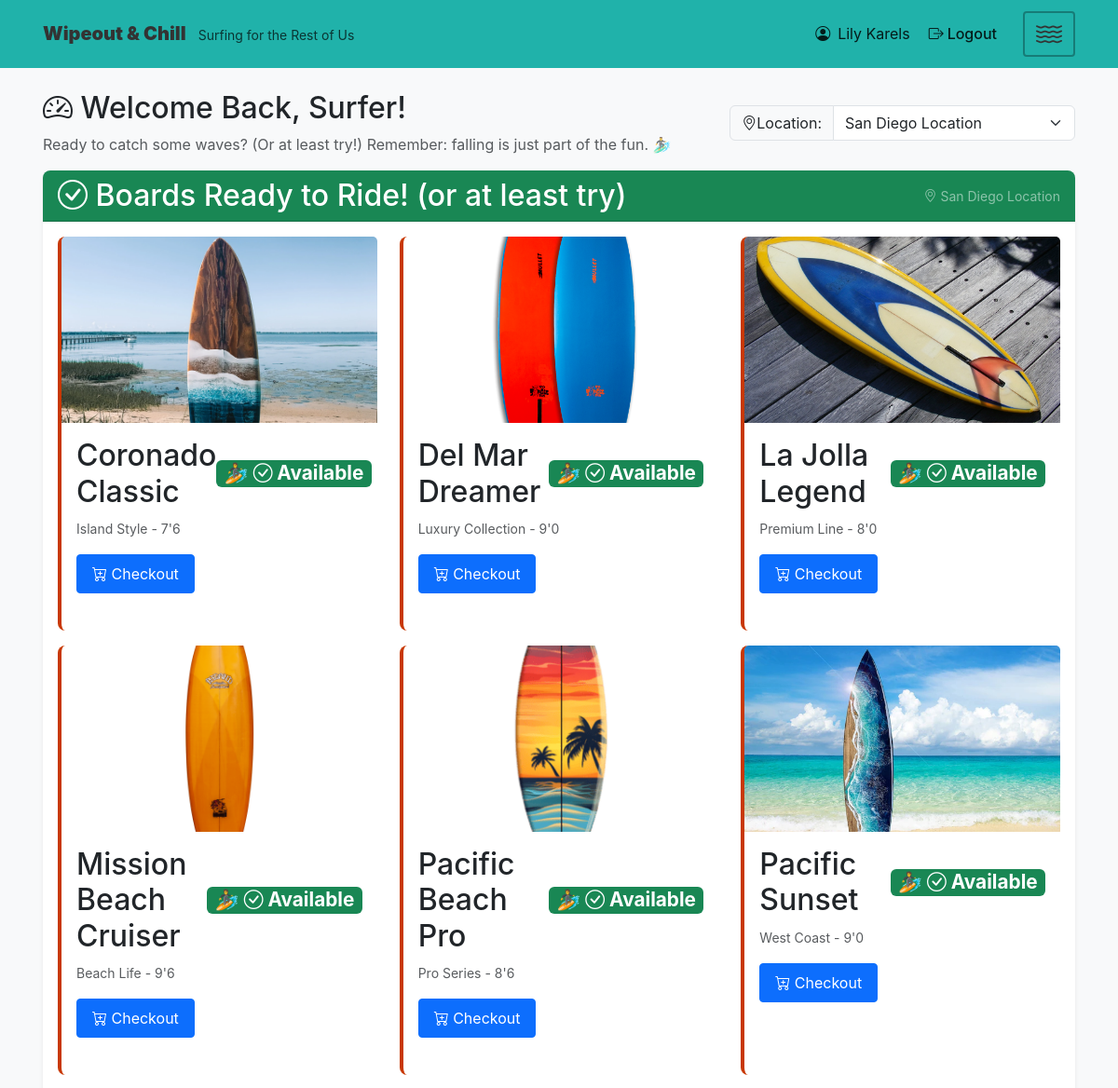
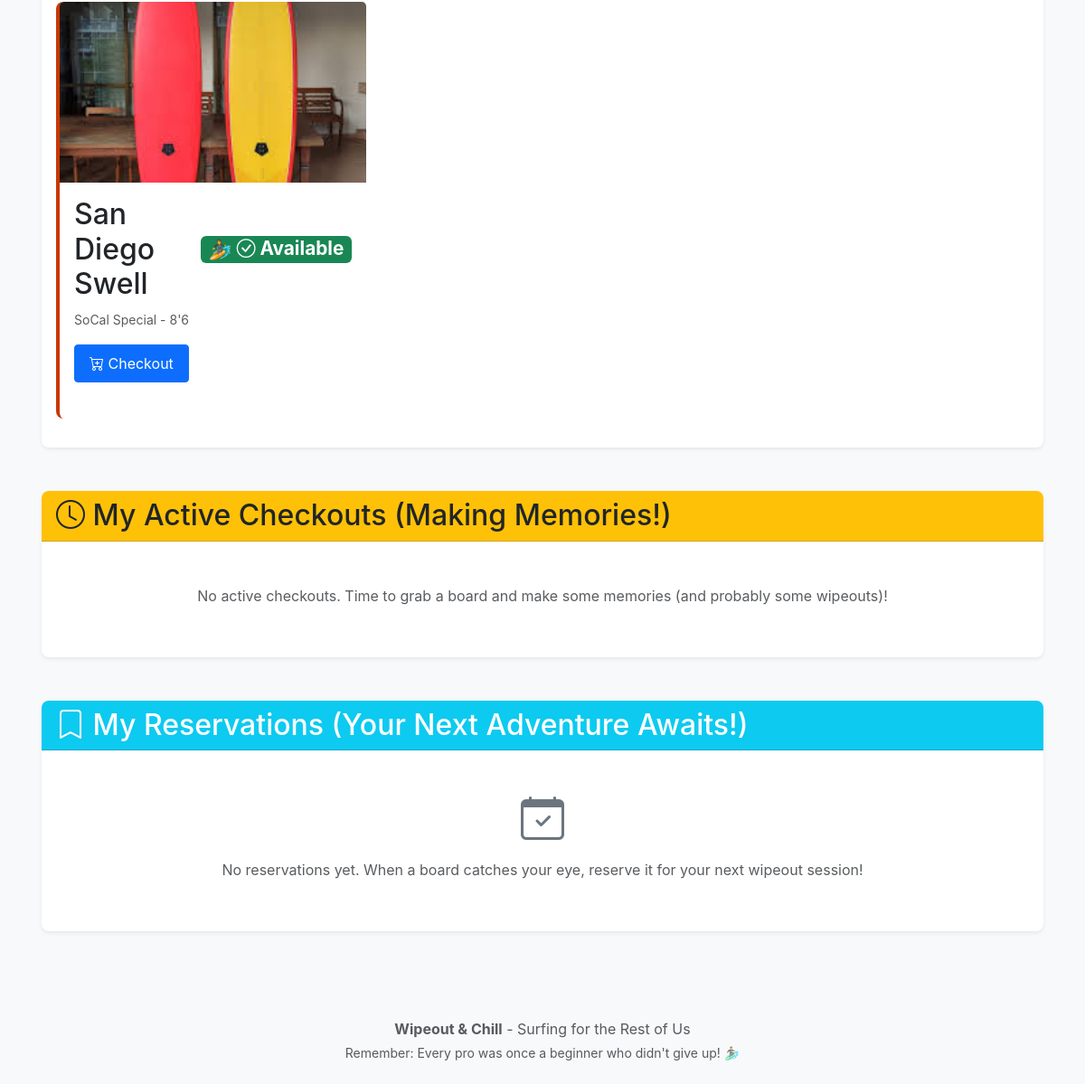
Screenshot of /dashboard (signed in) with the database file from the repository (2 pictures, top to bottom).
### models/user.py (models this page shows, shortened)
class User(db.Model, UserMixin):
    __tablename__ = 'users'
    id = db.Column(db.String(36), primary_key=True, default=lambda: str(uuid.uuid4()))
    email = db.Column(db.String(255), unique=True, nullable=False)
    full_name = db.Column(db.String(255), nullable=False)
    password_hash = db.Column(db.String(255), nullable=False)  # Password hash for authentication
    location_id = db.Column(db.String(36), db.ForeignKey('locations.id', ondelete='SET NULL'), nullable=True)
    role = db.Column(db.String(50), default='user', nullable=False)
    created_at = db.Column(db.DateTime, default=datetime.utcnow, nullable=False)
    updated_at = db.Column(db.DateTime, default=datetime.utcnow, onupdate=datetime.utcnow, nullable=False)
    @classmethod
    def find_by_id(cls, user_id):
        return cls.query.get(user_id)
    def is_admin(self):
        from utils.constants import USER_ROLE_ADMIN
        return self.role == USER_ROLE_ADMIN

### models/location.py (models this page shows, shortened)
class Location(db.Model):
    __tablename__ = 'locations'
    id = db.Column(db.String(36), primary_key=True, default=lambda: str(uuid.uuid4()))
    name = db.Column(db.String(255), nullable=False)
    timezone = db.Column(db.String(100), default='America/Los_Angeles', nullable=False)
    address = db.Column(db.Text, nullable=True)
    created_at = db.Column(db.DateTime, default=datetime.utcnow, nullable=False)
    updated_at = db.Column(db.DateTime, default=datetime.utcnow, onupdate=datetime.utcnow, nullable=False)
    @classmethod
    def find_all(cls):
        return cls.query.all()
    @classmethod
    def find_by_id(cls, location_id):
        return cls.query.get(location_id)

### models/board.py (models this page shows, shortened)
class Board(db.Model):
    __tablename__ = 'boards'
    STATUS_AVAILABLE = BOARD_STATUS_AVAILABLE
    STATUS_CHECKED_OUT = BOARD_STATUS_CHECKED_OUT
    STATUS_DAMAGED = BOARD_STATUS_DAMAGED
    STATUS_IN_REPAIR = BOARD_STATUS_IN_REPAIR
    STATUS_REPLACED = BOARD_STATUS_REPLACED
    CONDITION_EXCELLENT = BOARD_CONDITION_EXCELLENT
    CONDITION_GOOD = BOARD_CONDITION_GOOD
    CONDITION_FAIR = BOARD_CONDITION_FAIR
    id = db.Column(db.String(36), primary_key=True, default=lambda: str(uuid.uuid4()))
    location_id = db.Column(db.String(36), db.ForeignKey('locations.id', ondelete='CASCADE'), nullable=False)
    name = db.Column(db.String(255), nullable=False)
    brand = db.Column(db.String(100), nullable=True)
    size = db.Column(db.String(50), nullable=True)
    image_url = db.Column(db.String(500), nullable=True)  # URL to surfboard image
    status = db.Column(db.String(50), default=BOARD_STATUS_AVAILABLE, nullable=False)
    condition = db.Column(db.String(50), default=BOARD_CONDITION_GOOD, nullable=True)
    created_at = db.Column(db.DateTime, default=datetime.utcnow, nullable=False)
    updated_at = db.Column(db.DateTime, default=datetime.utcnow, onupdate=datetime.utcnow, nullable=False)
    @classmethod
    def find_available(cls, location_id):
        return cls.query.filter_by(location_id=location_id, status=cls.STATUS_AVAILABLE).order_by(cls.name).all()

### routes/user_routes.py (the view)
@user_routes.route('/dashboard')
@login_required
def dashboard():
    location_id = get_selected_location_id()
    if not location_id:
        all_locations = Location.find_all()
        if all_locations:
            location_id = all_locations[0].id
            session['selected_location_id'] = location_id
    all_locations = Location.find_all()
    available_boards = Board.find_available(location_id) if location_id else []
    active_checkouts = Checkout.find_active_by_user(current_user.id)
    reservations = Reservation.find_by_user(current_user.id)
    current_location = Location.find_by_id(location_id) if location_id else None
    return render_template('user/dashboard.html',
                         available_boards=available_boards,
                         active_checkouts=active_checkouts,
                         reservations=reservations,
                         all_locations=all_locations,
                         current_location=current_location,
                         selected_location_id=location_id)

### templates/user/dashboard.html (shortened to what this page needs)
{% extends "base.html" %}
{% block content %}
<div class="row">
    <div class="col-12">
        <div class="d-flex justify-content-between align-items-center mb-3">
            <div>
                <h1 class="mb-2">
                    <i class="bi bi-speedometer2"></i> Welcome Back, Surfer!
                </h1>
                <p class="text-muted mb-0">Ready to catch some waves? (Or at least try!) Remember: falling is just part of the fun. 🏄‍♂️</p>
            </div>
            <div>
                <form method="POST" action="{{ url_for('user_routes.switch_location') }}" class="d-inline">
                    <div class="input-group">
                        <label class="input-group-text" for="locationSelect">
                            <i class="bi bi-geo-alt"></i> Location:
                        </label>
                        <select name="location_id" id="locationSelect" class="form-select" onchange="this.form.submit()">
                            {% for location in all_locations %}
                            <option value="{{ location.id }}" {% if location.id == selected_location_id %}selected{% endif %}>
                                {{ location.name }}
                            </option>
                            {% endfor %}
                        </select>
                    </div>
                </form>
            </div>
        </div>
    </div>
</div>
<div class="row mb-4">
    <div class="col-12">
        <div class="card shadow-sm">
            <div class="card-header bg-success text-white d-flex justify-content-between align-items-center">
                <h5 class="mb-0"><i class="bi bi-check-circle"></i> Boards Ready to Ride! (or at least try)</h5>
                {% if current_location %}
                <small class="text-white-50">
                    <i class="bi bi-geo-alt"></i> {{ current_location.name }}
                </small>
                {% endif %}
            </div>
            <div class="card-body">
                {% if available_boards %}
                <div class="row" id="availableBoards">
                    {% for board in available_boards %}
                    <div class="col-md-4 mb-3" data-board-id="{{ board.id }}" data-status="{{ board.status }}">
                        <div class="card h-100 board-card">
                            {% if board.image_url %}
                                {% if 'http' in board.image_url[:4] %}
                                    <img src="{{ board.image_url }}"
                                         class="card-img-top"
                                         alt="{{ board.name }}"
                                         style="height: 200px; object-fit: cover;"
                                         onerror="this.onerror=null; this.src='{{ url_for('static', filename='img/surfboard_1.webp') }}';">
                                {% else %}
                                    <img src="{{ url_for('static', filename=board.image_url) }}"
                                         class="card-img-top"
                                         alt="{{ board.name }}"
                                         style="height: 200px; object-fit: cover;"
                                         onerror="this.onerror=null; this.src='{{ url_for('static', filename='img/surfboard_1.webp') }}';">
                                {% endif %}
                            {% else %}
                                <img src="{{ url_for('static', filename='img/surfboard_1.webp') }}"
                                     class="card-img-top"
                                     alt="{{ board.name }}"
                                     style="height: 200px; object-fit: cover;">
                            {% endif %}
                            <div class="card-body">
                                <h5 class="card-title d-flex justify-content-between align-items-center">
                                    <span>{{ board.name }}</span>
                                    <span class="badge bg-success" style="font-size: 0.65em; padding: 0.2em 0.4em;">
                                        <i class="bi bi-check-circle"></i> Available
                                    </span>
                                </h5>
                                <p class="card-text">
                                    <small class="text-muted">
                                        {% if board.brand %}{{ board.brand }} - {% endif %}
                                        {% if board.size %}{{ board.size }}{% endif %}
                                    </small>
                                </p>
                                <button class="btn btn-primary btn-sm checkout-btn" data-board-id="{{ board.id }}">
                                    <i class="bi bi-cart-plus"></i> Checkout
                                </button>
                            </div>
                        </div>
                    </div>
                    {% endfor %}
                </div>
                {% else %}
                <div class="text-center py-4">
                    <i class="bi bi-emoji-frown" style="font-size: 3rem;"></i>
                    <p class="text-muted mt-2">No boards available right now. But don't worry - more waves (and boards) are coming!</p>
                </div>
                {% endif %}
            </div>
        </div>
    </div>
</div>
<div class="row mb-4">
    <div class="col-12">
        <div class="card shadow-sm">
            <div class="card-header bg-warning text-dark">
                <h5 class="mb-0"><i class="bi bi-clock"></i> My Active Checkouts (Making Memories!)</h5>
            </div>
            <div class="card-body">
                {% if active_checkouts %}
                <div class="table-responsive">
                    <table class="table">
                        <thead>
                            <tr>
                                <th>Board</th>
                                <th>Checkout Time</th>
                                <th>Expected Return</th>
                                <th>Actions</th>
                            </tr>
                        </thead>
                        <tbody>
                            {% for checkout in active_checkouts %}
                            <tr>
                                <td>{{ checkout.board_id }}</td>
                                <td>{{ checkout.checkout_time }}</td>
                                <td>{{ checkout.expected_return_time }}</td>
                                <td>
                                    <button class="btn btn-sm btn-success return-btn" data-checkout-id="{{ checkout.id }}">
                                        <i class="bi bi-arrow-return-left"></i> Return
                                    </button>
                                </td>
                            </tr>
                            {% endfor %}
                        </tbody>
                    </table>
                </div>
                {% else %}
                <div class="text-center py-4">
                    <p class="text-muted mt-2">No active checkouts. Time to grab a board and make some memories (and probably some wipeouts)!</p>
                </div>
                {% endif %}
            </div>
        </div>
    </div>
</div>
<div class="row">
    <div class="col-12">
        <div class="card shadow-sm">
            <div class="card-header bg-info text-white">
                <h5 class="mb-0"><i class="bi bi-bookmark"></i> My Reservations (Your Next Adventure Awaits!)</h5>
            </div>
            <div class="card-body">
                {% if reservations %}
                <div class="list-group">
                    {% for reservation in reservations %}
                    <div class="list-group-item">
                        <div class="d-flex w-100 justify-content-between">
                            <h6 class="mb-1">Board Reservation</h6>
                            <span class="badge bg-info">{{ reservation.status }}</span>
                        </div>
                        <p class="mb-1">Unlock Time: {{ reservation.unlock_time }}</p>
                        {% if reservation.status == 'available' %}
                        <button class="btn btn-sm btn-primary fulfill-btn" data-reservation-id="{{ reservation.id }}">
                            <i class="bi bi-check-circle"></i> Fulfill Reservation
                        </button>
                        {% endif %}
                    </div>
                    {% endfor %}
                </div>
                {% else %}
                <div class="text-center py-4">
                    <i class="bi bi-calendar-check" style="font-size: 3rem; color: #6c757d;"></i>
                    <p class="text-muted mt-2">No reservations yet. When a board catches your eye, reserve it for your next wipeout session!</p>
                </div>
                {% endif %}
            </div>
        </div>
    </div>
</div>
{% endblock %}

### templates/base.html (shortened to what this page needs)
<!DOCTYPE html>
<html lang="en">
<head>
    <link href="https://cdn.jsdelivr.net/npm/bootstrap@5.3.2/dist/css/bootstrap.min.css" rel="stylesheet">
    <link href="https://cdn.jsdelivr.net/npm/bootstrap-icons@1.11.1/font/bootstrap-icons.css" rel="stylesheet">
    <link href="{{ url_for('static', filename='css/custom.css') }}" rel="stylesheet">
    <link href="{{ url_for('static', filename='css/animations.css') }}" rel="stylesheet">
    <link href="{{ url_for('static', filename='css/branding.css') }}" rel="stylesheet">
</head>
<body>
    <nav class="navbar navbar-expand-lg navbar-teal">
        <div class="container">
            <a class="navbar-brand" href="{{ url_for('user_routes.dashboard') }}">
                <strong>Wipeout & Chill</strong>
                <small class="d-none d-md-inline ms-2" style="font-size: 0.7em;">Surfing for the Rest of Us</small>
            </a>
            {% if current_user.is_authenticated %}
            <div class="d-flex align-items-center">
                <ul class="navbar-nav d-flex flex-row align-items-center me-3">
                    <li class="nav-item">
                        <span class="navbar-text d-flex align-items-center">
                            <i class="bi bi-person-circle me-2"></i> {{ current_user.full_name }}
                        </span>
                    </li>
                    <li class="nav-item">
                        <a class="nav-link d-flex align-items-center" href="{{ url_for('auth_routes.logout') }}">
                            <i class="bi bi-box-arrow-right me-1"></i> Logout
                        </a>
                    </li>
                </ul>
                <button class="navbar-toggler wave-menu-btn" type="button" data-bs-toggle="collapse" data-bs-target="#navbarNav" aria-controls="navbarNav" aria-expanded="false" aria-label="Toggle navigation">
                    <i class="bi bi-water"></i>
                </button>
            </div>
            {% else %}
            <button class="navbar-toggler" type="button" data-bs-toggle="collapse" data-bs-target="#navbarNav" aria-controls="navbarNav" aria-expanded="false" aria-label="Toggle navigation">
                <span class="navbar-toggler-icon"></span>
            </button>
            {% endif %}
        </div>
    </nav>
    <main class="container my-4">
        {% block content %}{% endblock %}
    </main>
    <footer class="bg-light mt-5 py-4">
        <div class="container text-center">
            <p class="text-muted mb-1"><strong>Wipeout & Chill</strong> - Surfing for the Rest of Us</p>
            <p class="text-muted mb-0 small">Remember: Every pro was once a beginner who didn't give up! 🏄‍♂️</p>
        </div>
    </footer>
</body>
</html>

### rows the page displays
User: full_name "Lily Karels"
Location: name "San Diego Location"
Board: image_url (picture), name "Coronado Classic", brand "Island Style", size "7'6"
Board: image_url (picture), name "Del Mar Dreamer", brand "Luxury Collection", size "9'0"
Board: image_url (picture), name "La Jolla Legend", brand "Premium Line", size "8'0"
Board: image_url (picture), name "Mission Beach Cruiser", brand "Beach Life", size "9'6"
Board: image_url (picture), name "Pacific Beach Pro", brand "Pro Series", size "8'6"
Board: image_url (picture), name "Pacific Sunset", brand "West Coast", size "9'0"
Board: image_url (picture), name "San Diego Swell", brand "SoCal Special", size "8'6"

### other values shown
form field location_id "San Diego Location"
